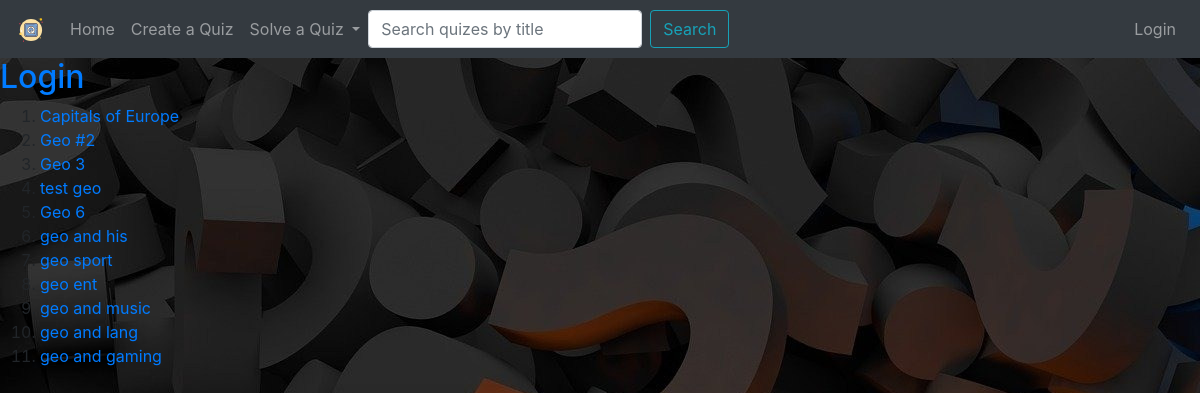
/home/, run on an earlier commit of the app's database.
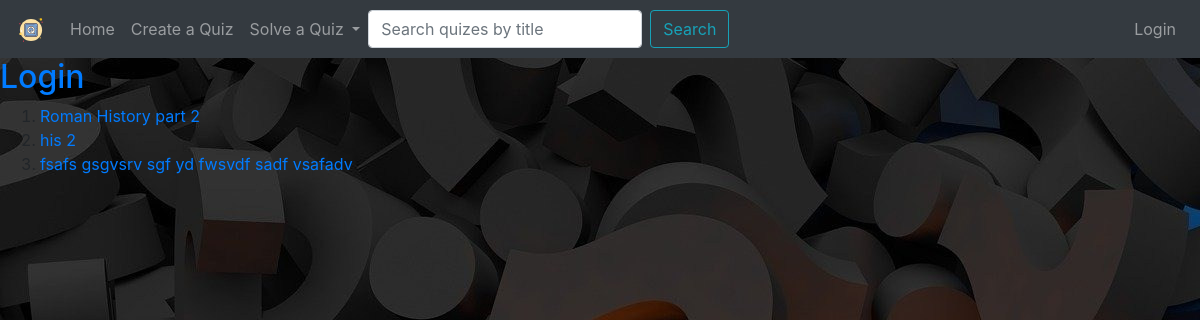
And on a later commit of the database.
### quiz/models.py (models this page shows, shortened)
class Quiz(models.Model):
    choices = (
        ('history', "History"),
        ('geography', "Geography"),
        ('sports', "Sports"),
        ('entertainment', "Entertainment"),
        ('music', "Music"),
        ('language', "Language"),
        ('gaming', "Gaming"),
        ('other', "Other"),
    )
    title = models.CharField(max_length=40, unique=True, blank=False)
    description = models.CharField(max_length=100, blank=False)
    category = models.CharField(max_length=20, choices = choices)
    created = models.DateTimeField(auto_now_add=True)
    created_by = models.ForeignKey(settings.AUTH_USER_MODEL, null=True, on_delete=models.SET_NULL)
    rating = models.IntegerField(default=0)
    class Meta:
        verbose_name_plural = "Quizes"

### quiz/views.py (the view)
# urls.py: path('home/', views.homePage, name='home'),
def homePage(request):
	quiz = Quiz.objects.all()
	context = {'quiz': quiz}
	return render(request, 'quiz/home.html', context)

### quiz/templates/quiz/home.html (shortened to what this page needs)
{%extends './basetemp.html' %}
{% load static %}
{% block content %}
    {% if user.is_authenticated %}
    <h3>Welcome, {{user.username}}</h3>
    {% if messages %}
      {% for message in messages %}
        {{message}}
      {% endfor %}
    {% endif %}
    <h2><a href="/logout">Logout</a></h2>
    {% else %}
    <h2><a href="/login">Login</a></h2>
    {% endif %}
    <ol>
      {% for quiz in quiz %}
      <li>
        <a href="{% url 'quiz' quiz.id %}">{{quiz.title}}</a>
      </li>
      {% endfor %}
    </ol>
{% endblock %}

What changed in the data, as far as the page shows it:
removed Quiz: title "Capitals of Europe"
removed Quiz: title "Geo #2"
removed Quiz: title "Geo 3"
removed Quiz: title "test geo"
removed Quiz: title "Geo 6"
removed Quiz: title "geo and his"
removed Quiz: title "geo sport"
removed Quiz: title "geo ent"
removed Quiz: title "geo and music"
removed Quiz: title "geo and lang"
removed Quiz: title "geo and gaming"
added Quiz: title "Roman History part 2"
added Quiz: title "his 2"
added Quiz: title "fsafs gsgvsrv sgf yd fwsvdf sadf vsafadv"
